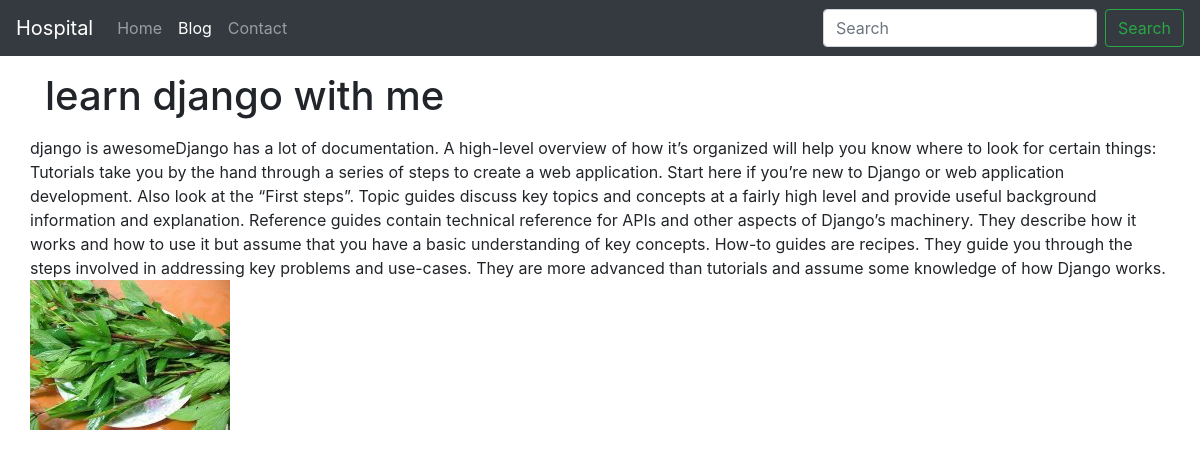
/blogpost/django-tutorial, run on the app's committed database.
### home/models.py (models this page shows, shortened)
class Home(models.Model):
    sno = models.AutoField(primary_key = True)
    title = models.CharField(max_length = 200)
    content = models.TextField()
    slug = models.CharField(max_length = 100)
    time = models.DateTimeField(auto_now_add = True)
    image = models.ImageField(upload_to="Home/images",default="")

### home/views.py (the view)
# urls.py: path('blogpost/<str:slug>', views.blogpost, name = 'home'),
def blogpost(request,slug):
    home = Home.objects.filter(slug=slug).first()
    context = {'home': home}
    return render(request,'blogpost.html',context)

### templates/blogpost.html
{% extends 'base.html' %}
{% block blogactive %}active{% endblock blogactive %}
{% block body %}
<div class = "container">
    <h1 class="my-3">{{home.title}}</h1>
    <div class ="row">
        {{home.content|safe}}
         <div>
            <img src="{{ home.image.url}}" alt="{{ home.title }}">
    </div>
</div>
</div>
{% endblock body %}

### data on the page
Home: title "learn django with me", content "django is awesomeDjango has a lot of documentation. A high-level overview of how it’s organized will help you know where to look for certain things: Tutorials take you by the hand through a series of steps to create a web application. Start here if you’re new to Django or web application development. Also look at the “First steps”. Topic guides discuss key topics and concepts at a fairly high level and provide useful background information and explanation. Reference guides contain technical reference for APIs and other aspects of Django’s machinery. They describe how it works and how to use it but assume that you have a basic understanding of key concepts. How-to guides are recipes. They…", image (picture)
